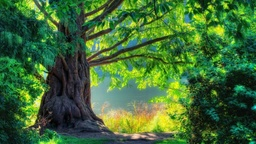
#> input picture tree.jpg, 256 x 144 px, shrunk from 1366 x 768 before the run
$ python blur.py
#> lines starting #> are read from the running program, lines starting #| are printed output that depends on the picture
#> in main, img is the input picture: shape (144, 256, 3); mean B, G, R 52.9, 107.8, 64.9
import sys
import timeit
import numpy as np
import cv2

INPUT_IMAGE = "tree.jpg"


def boxBlur(img, fullw):
#> called with fullw = 9
    w = fullw // 2
    img_return = np.array
    img_return = img.reshape((img.shape[0], img.shape[1], 3))

    # For each pixel...
    for y in range(w, len(img) - w):
        for x in range(w, len(img[0]) - w):
            soma = 0
            for i in range(-w, w + 1):
                for j in range(-w, w + 1):
                    # soma cada pixel da janela
                    soma += img[y + i, x + j]
            media = soma / (fullw**2)
            img_return[y, x] = media
#> this loop made 136 passes
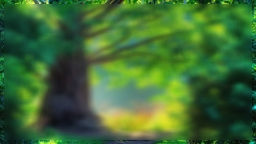
#> img_return: shape (144, 256, 3) float32; mean B, G, R 0.207, 0.422, 0.253

    return img_return


def separableBoxBlur(img, fullW):
#> called with fullW = 15
    halfW = fullW // 2

    img_horizontal = np.copy(img)

    for y in range(halfW, len(img) - halfW):
        for x in range(halfW, len(img[0]) - halfW):
            # para cada pixel
            soma = 0
            for i in range(-halfW, halfW + 1):
                soma += img[y, x + i]
            media = soma / fullW
            img_horizontal[y, x] = media
#> this loop made 130 passes

    img_return = np.copy(img_horizontal)

    for y in range(halfW, len(img) - halfW):
        for x in range(halfW, len(img[0]) - halfW):
            soma = 0
            for i in range(-halfW, halfW + 1):
                soma += img_horizontal[y + i, x]
            img_return[y, x] = soma / fullW
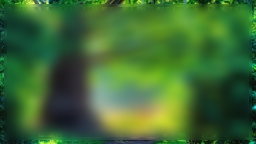
#> img_return: shape (144, 256, 3) float32; mean B, G, R 0.207, 0.422, 0.252

    return img_return


def integralBlur(img, fullW):
#> called with fullW = 55
    halfW = fullW // 2
    img_return = np.copy(img)
    img_integral = np.array
    img_integral = img.reshape((img.shape[0], img.shape[1], 3))
    # criação da imagem integral --------------------------------
    # para cada linha y
    for y in range(0, len(img)):
        # primeiro px da linha é igual o original
        img_integral[y, 0] = img[y, 0]
        # para cada coluna fora a primeira
        for x in range(1, len(img[0])):
            # pixel é px original mais integral à esquerda
            img_integral[y, x] = img[y, x] + img_integral[y, x - 1]
#> this loop made 144 passes
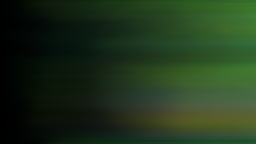
#> img_integral: shape (144, 256, 3) float32; mean B, G, R 27.8, 52.9, 32.3

    # para cada linha y fora a primeira
    for y in range(1, len(img)):
        # para cada coluna x
        for x in range(0, len(img[0])):
            # pixel é igual a ele mais pixel de cima
            img_integral[y, x] += img_integral[y - 1, x]
#> this loop made 143 passes
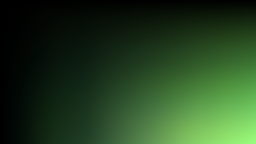
#> img_integral: shape (144, 256, 3) float32; mean B, G, R 1953.8, 3933.3, 2209.5; drawn with min black and max white
    # print(img_integral)

    # Obtenção da média ------------------------------------------
    # para cada pixel...
    for y in range(0, len(img)):
        for x in range(0, len(img[0])):
            # para cada pixel, janela:
            soma = 0
            xSoma = x + halfW
            ySoma = y + halfW
            # soma += img_integral[y+halfW, x+halfW]
            winW = fullW
            winH = fullW

            # px na borda direita
            if x > (len(img[0]) - 1 - halfW):
                xSoma = len(img[0]) - 1
                winW = halfW + len(img[0]) - 1 - x
            # px na borda inferior
            if y > (len(img) - 1 - halfW):
                ySoma = len(img) - 1
                winH = halfW + len(img) - 1 - y

            soma += img_integral[ySoma, xSoma]

            if y > halfW:
                # subtrai px superior direito de fora da janela
                soma -= img_integral[y - halfW - 1, xSoma]
            else:
                # ajusta largura da janela: mais baixa que fullW
                winH = y + halfW

            if x > halfW:
                # subtrai px inferior esquerdo de fora da janela
                soma -= img_integral[ySoma, x - halfW - 1]
            else:
                # ajusta largura da janela: mais estreita que fullW
                winW = x + halfW

            if x > halfW and y > halfW:
                # soma px superior esquerdo de fora da janela
                soma += img_integral[y - halfW - 1, x - halfW - 1]

            """
            # nos pixels que não são bordas:
            soma = img_integral[y+halfW, x+halfW] - img_integral[y-halfW-1, x+halfW] - img_integral[y+halfW, x-halfW-1] + img_integral[y-halfW-1, x-halfW-1]
            media = soma / (fullW**2)
            img_return[y, x] = media
            """

            media = soma / (winH * winW)
            img_return[y, x] = media
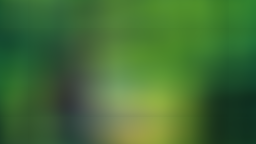
#> img_return: shape (144, 256, 3) float32; mean B, G, R 0.211, 0.431, 0.262

    return img_return


def main():
    ingenuo = True
    separavel = True
    integral = True

    # Leitura do arquivo-----------------------------------
    # img = cv2.imread(INPUT_IMAGE, cv2.IMREAD_GRAYSCALE)
    img = cv2.imread(INPUT_IMAGE, cv2.IMREAD_COLOR)

    if img is None:
        print("Cannot open image")
        sys.exit()

    img = img.reshape((img.shape[0], img.shape[1], 3))
    img = img.astype(np.float32)
    img /= 255

    # Algoritmos
    if ingenuo:
        start_time = timeit.default_timer()
        img_output = boxBlur(img, 9)
        cv2.imwrite("04 - blurIngenuo.png", img_output * 255)
        print("Tempo ingênuo: %f" % (timeit.default_timer() - start_time))
        cv2.imshow("Ingenuo", img_output)
    if separavel:
        start_time = timeit.default_timer()
        img_output = separableBoxBlur(img, 15)
        cv2.imwrite("04 - blurSeparavel.png", img_output * 255)
        print("Tempo separável: %f" % (timeit.default_timer() - start_time))
        cv2.imshow("Separavel", img_output)
    if integral:
        start_time = timeit.default_timer()
        img_output = integralBlur(img, 55)
        cv2.imwrite("04 - blurIntegral.png", img_output * 255)
        print("Tempo integral: %f" % (timeit.default_timer() - start_time))
        cv2.imshow("Integral", img_output)

    # cv2.imshow('Output', img_output)
    cv2.waitKey()
    cv2.destroyAllWindows()


if __name__ == "__main__":
    main()
